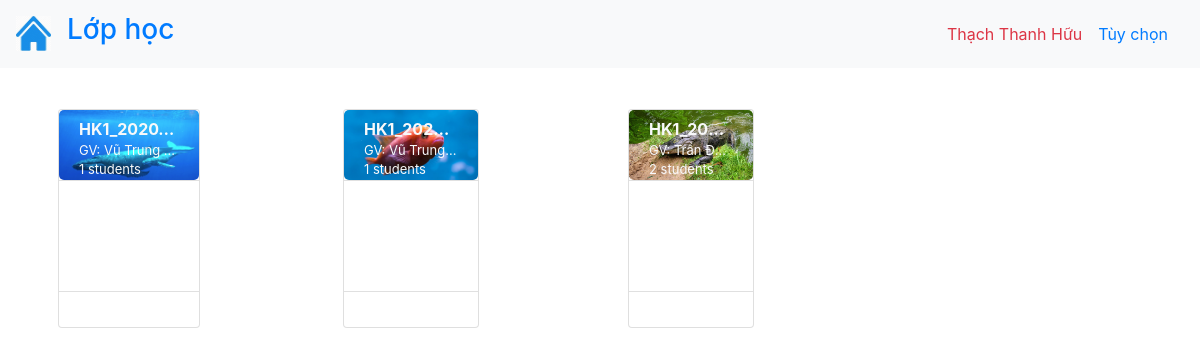
The page /index.php (signed in) on the database its author committed.
### tables this page shows
CREATE TABLE `class` (
  `classId` varchar(100) NOT NULL,
  `className` text NOT NULL,
  `creatorname` varchar(100) NOT NULL,
  `courseName` varchar(1000) NOT NULL,
  `room` varchar(20) NOT NULL,
  `picture` text NOT NULL
);

### src/index.php (the view, shortened to what this page needs)
<?php
	require_once('database.php');
	$root = "./admin";
?>
<!DOCTYPE html>
<html lang="en">
<head>
  <link rel="stylesheet" href="style.css">
  <link rel="stylesheet" href="https://maxcdn.bootstrapcdn.com/bootstrap/4.5.2/css/bootstrap.min.css">
</head>
</head>
</head>
<body>
	<nav class="navbar navbar-expand-sm bg-light">
	  <a href="index.php" class="navbar-brand"><img src="./image/home_icon.jpg" class="float-left" width="35px" height="35px"></a>
	  <a class="navbar-brand" href="index.php"><h3>Lớp học</h3></a>
	  <div class="navbar-collapse collapse" id="navb" style="">
		<form class="form-inline my-2 my-lg-0 ml-auto">
			<td class="text-right">
              <span class = "text-danger"><?= $_SESSION['name'] ?></span>
            </td>
		  <ul class="nav">
			<li class="nav-item dropdown">
			  <a class="nav-link dropdown-toggler" href="#" data-toggle="dropdown">Tùy chọn</a>
			</li>
		  </ul>
		</form>
	  </div>
	</nav>
<div class="container mt-4">
    <div class="row">
		<?php
			$arry = array();
			$i = 0;
		?>
		<?php
			$name = $_SESSION['name'];
			$conn = open_database();
			$sql = "select class from user where fullname = '$name'";
			$result = $conn->query($sql);
			$data = $result->fetch_assoc();
			$arr = explode(",",$data['class']);
			$sql = "SELECT * FROM class";
			$result = $conn->query($sql);
			if ($result->num_rows > 0) {
				while($row = $result->fetch_assoc()){
					$x = 0;
				  while($x<count($arr)) {
					if($row["classId"] === $arr[$x]){
						$classId = $row["classId"];
						$pathpicture = $root."/".$row['picture'];
						$arry[$i] = $i+1;
						$amnt = $arry[$i];
						$i++;
						$count = 0;
						$sql1 = "select * from user";
						$result1 = $conn->query($sql1);
						if ($result1->num_rows > 0) {
							while($data1 = $result1->fetch_assoc()){
								$arr1 = explode(",",$data1['class']);
								$x1 = 0;
							  while($x1<count($arr1)) {
								if($classId === $arr1[$x1]){
									$count++;
								}
								$x1++;
							  }
						  }
						}
						 ?>
							<div class="col-xl-3 col-lg-3 col-md-4 col-sm-6 col-12">
							<form method="post" action="">
							<button class="btn" name ="card" value = "<?= $amnt ?>">
								<div class="card" >
									<img class="card-img-top" src="<?= $pathpicture ?>" height="70px">
									<div class="card-img-overlay">
										<span class="card-text1"><a class = "text-light"><?= $row["className"] ?></a></span>
										<span class="card-text2 text-light">GV: <?= $row["creatorname"] ?></span>
										<span class="card-text3 text-light"><?= $count ?> students</span>
									</div>
									<div class="card-body1" style="padding-top: 110px; outline-color: grey"></div>
									<div class="card-body2" ></div>
								</div>
							</button>
							</form>
							</div>
						<?php
					}
					 $x++;
				  }
				}
			}
		?>
	</div>
</div>
</body>
</html>

### src/style.css (style rules this page uses)
.card img { border-radius:5px; }
.card { width: 100%; display: block; padding-bottom: 15px; color: white; background-clip: padding-box; overflow: hidden; position: relative; text-align: left; margin-top: 10px; transition: 0.3s; }
.card-img-overlay { padding-top: 5px; }
.card-img-overlay .card-text1 { font-weight: bold; overflow: hidden; white-space: nowrap; text-overflow: ellipsis; display: block; font-size: 16px; margin-top:-13px; }
.card .card-img-overlay .card-text2 { display: block; overflow: hidden; white-space: nowrap; text-overflow: ellipsis; font-size: 13px; }
.card .card-img-overlay .card-text3 { text-overflow: ellipsis; overflow: hidden; white-space: nowrap; display: block; font-size: 13px; margin-bottom: 30px; }
.card .card-body1 { padding-top: 40px; border-top: .0625rem solid #e0e0e0; line-height: 0; }
.card .card-body2 { border-top: .0625rem solid #e0e0e0; line-height: 0; padding: 10px; }

### rows shown on the page
class: picture (picture), className "HK1_2020…", creatorname "Vũ Trung…", count "1"
class: $amnt 2 (drawn), picture (picture), className "HK1_202…", creatorname "Vũ Trung…", count "1"
class: $amnt 3 (drawn), picture (picture), className "HK1_20…", creatorname "Trần Đ…", count "2"

### other values the page prints
$_SESSION['name'] "Thạch Thanh Hữu"
